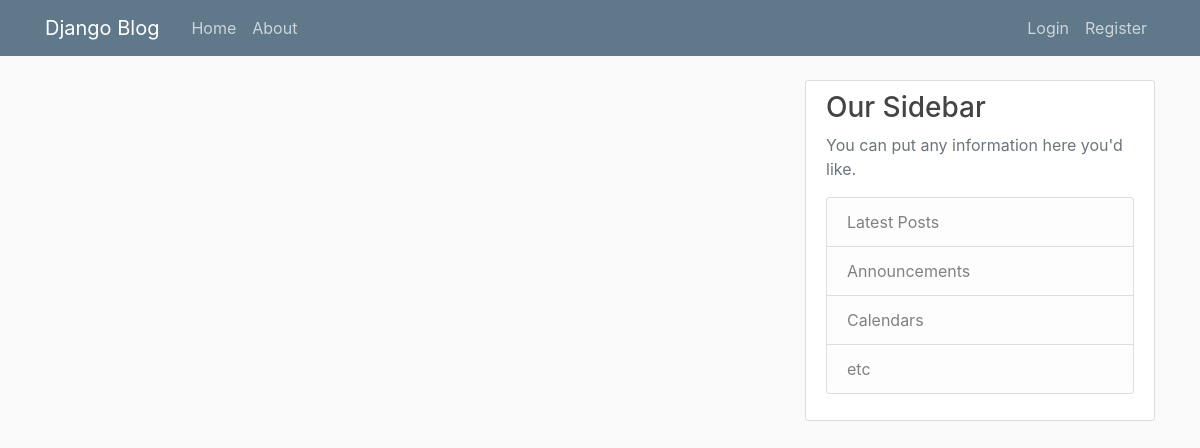
Page /home/ on the earlier database version.
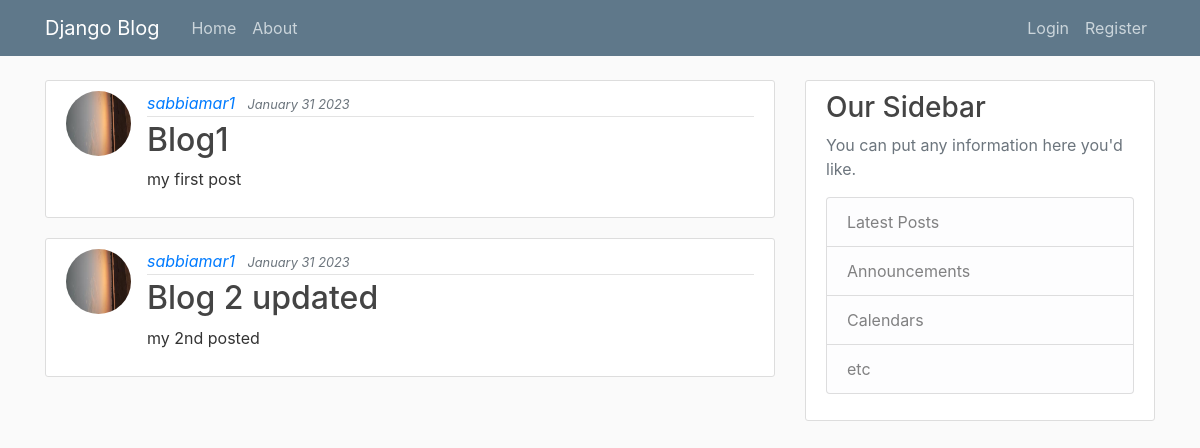
Same page on the later database version.
### blog/models.py (models this page shows, shortened)
class Post(models.Model):
    title=models.CharField(max_length=100)
    content= models.TextField()
    data_posted=models.DateTimeField(default=timezone.now) #here we use default because of timezone are different for that we imported timezone from django.utilis
    author= models.ForeignKey(User, on_delete=models.CASCADE)

### users/models.py (models this page shows, shortened)
class Profile(models.Model):
    user=models.OneToOneField(User, on_delete=models.CASCADE)
    image=models.ImageField(default='default.jpg', upload_to='profile_pics')

### blog/views.py (the view)
# urls.py: path("home/", views.home, name='blog-home'),
def home(request):
    context={
        'posts': Post.objects.all()
    }
    return render(request,'blog/home.html', context)

### blog/templates/blog/home.html
{% extends "blog/base.html" %}
{% block content %}
    {% for post in posts %}
    <article class="media content-section">
      <img class="rounded-circle article-img" src="{{ post.author.profile.image.url }}">
        <div class="media-body">
          <div class="article-metadata">
            <i>
            <a class="mr-2" href="#">{{ post.author }}</a>
            <small class="text-muted">{{ post.data_posted|date:"F d Y" }}</small>
            </i>
          </div>
          <h2><a class="article-title" href="#">{{ post.title }}</a></h2>
          <p class="article-content">{{ post.content }}</p>
        </div>
    </article>
    {% endfor %}
{% endblock content %}

### blog/templates/blog/base.html (shortened to what this page needs)
{% load static %}
<!DOCTYPE html>
<html lang="en">
<head>
    <link rel="stylesheet" href="https://cdn.jsdelivr.net/npm/bootstrap@4.4.1/dist/css/bootstrap.min.css">
    <link rel="stylesheet" type="text/css" href="{% static 'blog/main.css' %}">
</head>
<body>
    <header class="site-header">
        <nav class="navbar navbar-expand-md navbar-dark bg-steel fixed-top">
          <div class="container">
            <a class="navbar-brand mr-4" href="/">Django Blog</a>
            <div class="collapse navbar-collapse" id="navbarToggle">
              <div class="navbar-nav mr-auto">
                <a class="nav-item nav-link" href="{% url 'blog-home' %}">Home</a>
                <a class="nav-item nav-link" href="{% url 'blog-about' %}">About</a>
              </div>
              <div class="navbar-nav">
                {% if user.is_authenticated %}
                <a class="nav-item nav-link" href="{% url 'profile' %}">Profile</a>
                  <a class="nav-item nav-link" href="{% url 'logout' %}">Logout</a>
                {% else %}
                  <a class="nav-item nav-link" href="{% url 'login' %}">Login</a>
                  <a class="nav-item nav-link" href="{% url 'register' %}">Register</a>
                {% endif %}
                </div>
            </div>
          </div>
        </nav>
    </header>
    <main role="main" class="container">
        <div class="row">
          <div class="col-md-8">
            {% block content %}{% endblock %}
          </div>
          <div class="col-md-4">
            <div class="content-section">
              <h3>Our Sidebar</h3>
              <p class='text-muted'>You can put any information here you'd like.
                <ul class="list-group">
                  <li class="list-group-item list-group-item-light">Latest Posts</li>
                  <li class="list-group-item list-group-item-light">Announcements</li>
                  <li class="list-group-item list-group-item-light">Calendars</li>
                  <li class="list-group-item list-group-item-light">etc</li>
                </ul>
              </p>
            </div>
          </div>
        </div>
      </main>
</body>
</html>

### blog/static/blog/main.css (style rules this page uses)
body { background: #fafafa; color: #333333; margin-top: 5rem; }
h1, h2, h3, h4, h5, h6 { color: #444444; }
ul { margin: 0; }
.bg-steel { background-color: #5f788a; }
.site-header .navbar-nav .nav-link { color: #cbd5db; }
.content-section { background: #ffffff; padding: 10px 20px; border: 1px solid #dddddd; border-radius: 3px; margin-bottom: 20px; }
.article-title { color: #444444; }
.article-content { white-space: pre-line; }
.article-img { height: 65px; width: 65px; margin-right: 16px; }
.article-metadata { padding-bottom: 1px; margin-bottom: 4px; border-bottom: 1px solid #e3e3e3 }

Differences in the rows shown:
added Post: author.profile.image (picture), author "sabbiamar1", data_posted "January 31 2023", title "Blog1", content "my first post"
added Post: author.profile.image (picture), author "sabbiamar1", data_posted "January 31 2023", title "Blog 2 updated", content "my 2nd posted"
